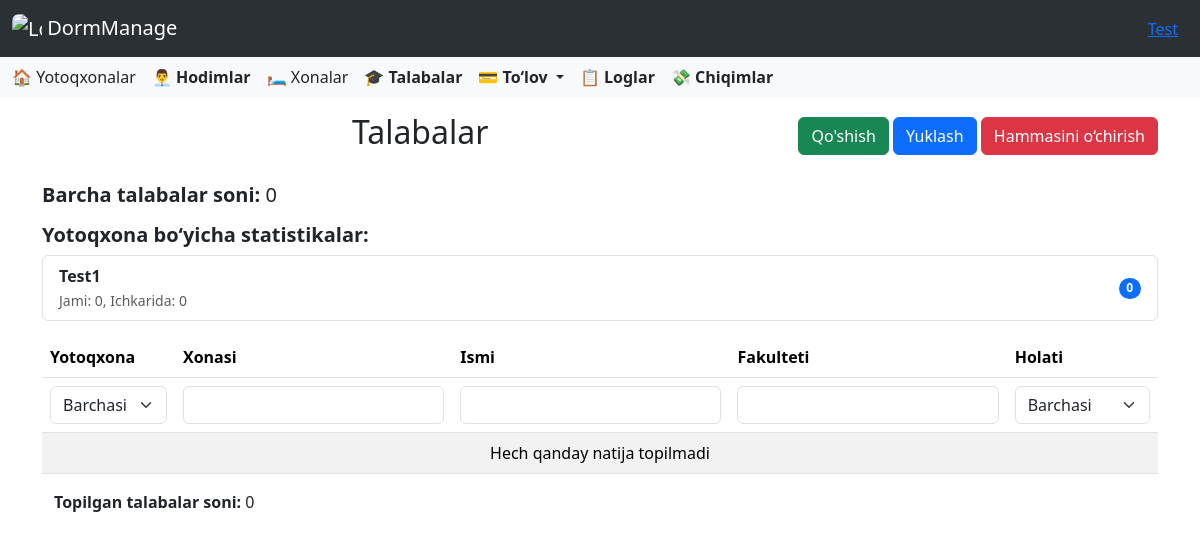
The app's page /students/ (signed in), older data.
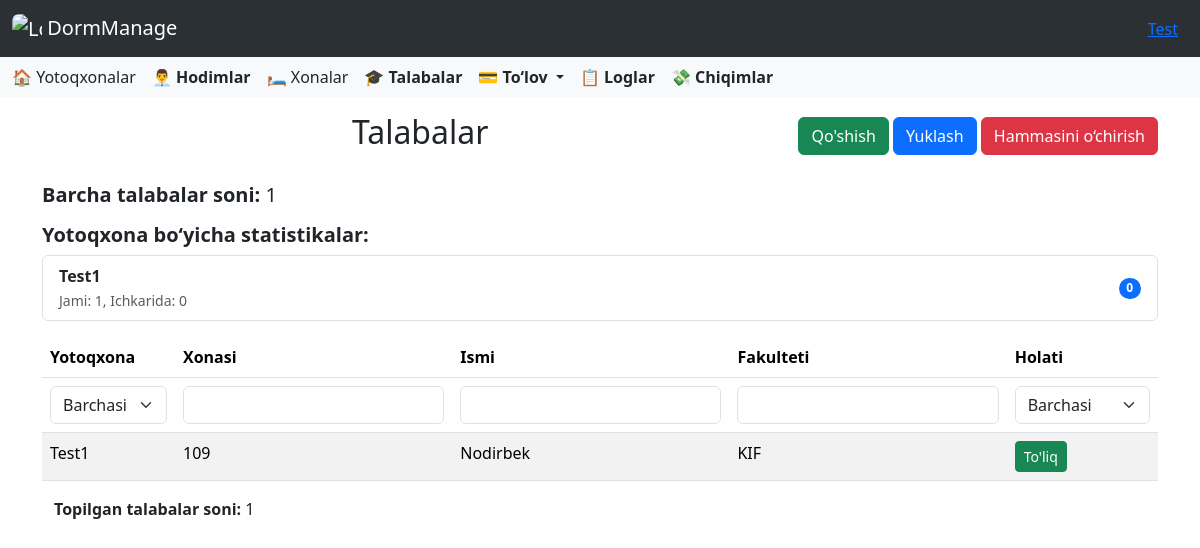
The same page, newer data.
### dormitory/models.py (models this page shows, shortened)
class Dormitory(models.Model):
    director = models.ForeignKey(Director, on_delete=models.CASCADE, related_name='dormitories')
    name = models.CharField(max_length=300, blank=False)
    address = models.CharField(max_length=300, blank=False)
    monthly_payment = models.PositiveIntegerField(default=0, verbose_name="Oylik to‘lov miqdori (so'm)")
    default_monthly_payment = models.PositiveIntegerField(
        default=1,
        help_text="Shartnomaga asosan boshlang‘ich oylik to‘lov (so‘mda)"
    )
    last_update_time = models.DateTimeField(blank=True, null=True)

class Room(models.Model):
    dormitory = models.ForeignKey(Dormitory, on_delete=models.CASCADE, related_name='rooms')
    number = models.CharField(max_length=5)
    size = models.PositiveSmallIntegerField()

### student/models.py (models this page shows, shortened)
class Student(models.Model):
    dormitory = models.ForeignKey(Dormitory, models.CASCADE, related_name='students')
    first_name = models.CharField(max_length=50)
    last_name = models.CharField(max_length=50)
    faculty = models.CharField(max_length=100)
    room = models.ForeignKey(Room, on_delete=models.SET_NULL, null=True, blank=True, related_name='students')
    phone_number = models.CharField(max_length=20)
    is_in_dormitory = models.BooleanField(default=True)
    parent_full_name = models.CharField(max_length=100)
    parent_login = models.CharField(max_length=150, unique=True, editable=False)
    parent_password = models.CharField(max_length=20, editable=True)
    image = models.ImageField(upload_to=student_image_upload_to, null=True, blank=True)
    contract_number = models.CharField(max_length=50, null=True, blank=True)
    contract_date = models.DateField(null=True, blank=True)
    arrival_time = models.DateField(null=True, blank=True)
    checkout_time = models.DateField(null=True, blank=True)
    total_payment = models.PositiveIntegerField(null=True, blank=True, default=0)
    blocked = models.BooleanField(default=False)

### student/views.py (the view, shortened to what this page needs)
# urls.py: path('', StudentListView.as_view(), name='students'),
class StudentListView(ListView):
    model = Student
    template_name = 'student/home.html'
    context_object_name = 'object_list'
    paginate_by = 20
    def get_queryset(self):
        queryset = super().get_queryset()
        user = self.request.user
        if hasattr(user, 'director'):
            queryset = queryset.filter(dormitory__director=user.director)
        else:
            queryset = queryset.filter(dormitory__employees__user=user)
        status = self.request.GET.get('status', '')
        if status == 'in_dormitory':
            queryset = queryset.filter(is_in_dormitory=True)
        elif status == 'out_dormitory':
            queryset = queryset.filter(is_in_dormitory=False)
        dormitory = self.request.GET.get('dormitory', '')
        room = self.request.GET.get('room', '')
        first_name = self.request.GET.get('first_name', '')
        faculty = self.request.GET.get('faculty', '')
        if dormitory:
            queryset = queryset.filter(dormitory__name__icontains=dormitory)
        if room:
            queryset = queryset.filter(room__icontains=room)
        if first_name:
            queryset = queryset.filter(first_name__icontains=first_name)
        if faculty:
            queryset = queryset.filter(faculty__icontains=faculty)
        return queryset.order_by('dormitory__name', 'room', 'last_name', 'first_name')
    def get(self, request, *args, **kwargs):
        return super().get(request, *args, **kwargs)
    def get_context_data(self, **kwargs):
        context = super().get_context_data(**kwargs)
        context["total_count"] = self.get_queryset().count()
        context["device_errors"] = self.request.session.pop("device_errors", None)
        user = self.request.user
        if hasattr(user, 'director'):
            dormitories = Dormitory.objects.filter(director=user.director)
        else:
            dormitories = Dormitory.objects.filter(employees__user=user).distinct()
        dormitory_stats = dormitories.annotate(
            total=Count('students'),
            in_dorm=Count('students', filter=Q(students__is_in_dormitory=True))
        )
        context['dormitory_stats'] = dormitory_stats
        context['all_student_count'] = Student.objects.count() if hasattr(user, 'director') else Student.objects.filter(
            dormitory__in=dormitories).count()
        context['dormitories'] = dormitories
        return context
    def render_to_response(self, context, **response_kwargs):
        if self.request.GET.get('export') == 'excel':
            return self.export_to_excel(context['object_list'])
        return super().render_to_response(context, **response_kwargs)

### templates/student/home.html (shortened to what this page needs)
{% extends "base.html" %}
{% load static %}
{% block content %}
<div class="container mt-3">
    <div class="d-flex justify-content-between align-items-center mb-3">
        <h2 class="text-center flex-grow-1">Talabalar</h2>
        <div>
            <a href="{% url 'student_add' %}" class="btn btn-success">Qo'shish</a>
            <button id="export-btn" class="btn btn-primary">Yuklash</button>
            <form action="{% url 'students_delete_all' %}" method="post" style="display:inline;">
                <button type="submit" class="btn btn-danger" onclick="return confirm('Haqiqatan ham barcha talabalarni o‘chirmoqchimisiz?')">
                    Hammasini o‘chirish
                </button>
            </form>
        </div>
    </div>
</div>
<div class="container mt-4">
    <h5><strong>Barcha talabalar soni: </strong>{{ all_student_count }}</h5>
    <h5 class="mt-3"><strong>Yotoqxona bo‘yicha statistikalar:</strong></h5>
    <ul class="list-group mb-3">
        {% for stat in dormitory_stats %}
        <li class="list-group-item d-flex justify-content-between align-items-center">
            <div>
                <strong>{{ stat.name }}</strong><br>
                <small class="text-muted">Jami: {{ stat.total }}, Ichkarida: {{ stat.in_dorm }}</small>
            </div>
            <span class="badge bg-primary rounded-pill">{{ stat.in_dorm }}</span>
        </li>
        {% empty %}
        <li class="list-group-item">Yotoqxonalar topilmadi.</li>
        {% endfor %}
    </ul>
</div>
<div class="container mt-3">
    <form id="search-form" method="get">
        <div class="table-responsive">
            <table class="table table-striped">
                <thead>
    <tr>
        {% if request.user.director %}
        <th>Yotoqxona</th>
        {% endif %}
        <th>Xonasi</th>
        <th>Ismi</th>
        <th>Fakulteti</th>
        <th>Holati</th>
    </tr>
<tr>
    {% if request.user.director %}
    <td>
        <select name="dormitory" class="form-select search-select" onchange="this.form.submit()">
            <option value="">Barchasi</option>
        </select>
    </td>
    {% endif %}
        <td><input type="text" name="room" class="form-control search-input" placeholder="" value="{{ request.GET.room }}"></td>
        <td><input type="text" name="first_name" class="form-control search-input" placeholder="" value="{{ request.GET.first_name }}"></td>
        <td><input type="text" name="faculty" class="form-control search-input" placeholder="" value="{{ request.GET.faculty }}"></td>
        <td>
            <select name="status" class="form-select search-select" onchange="this.form.submit()">
                <option value="">Barchasi</option>
            </select>
        </td>
    </tr>
</thead>
<tbody>
    {% for student in object_list %}
    <tr>
        {% if request.user.director %}
        <td>{{ student.dormitory.name }}</td>
        {% endif %}
        <td>{{ student.room.number }}</td>
        <td>{{ student.first_name }}</td>
        <td>{{ student.faculty }}</td>
        <td>
            <a href="{% url 'student_detail' student.id %}" class="btn btn-sm btn-success">To'liq</a>
        </td>
    </tr>
    {% empty %}
    <tr>
        <td colspan="5" class="text-center">Hech qanday natija topilmadi</td>
    </tr>
    {% endfor %}
</tbody>
            </table>
            <div class="container mt-2 mb-2">
                <p><strong>Topilgan talabalar soni:</strong> <span id="total-count">{{ total_count }}</span></p>
            </div>
        </div>
    </form>
</div>
{% endblock %}

Row changes from the older to the newer data that the page shows:
computed for Dormitory "Test1": total "0" → "1"
added Student: dormitory.name "Test1", room.number "109", first_name "Nodirbek", faculty "KIF"
Text that changed along with them:
{{ all_student_count }}: "0" → "1"
{{ total_count }}: "0" → "1"
text no longer shown: "Hech qanday natija topilmadi"
